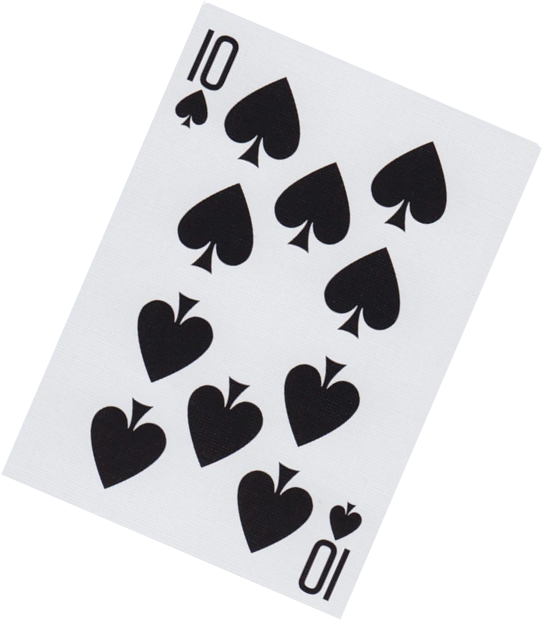
#> input picture Images/kart.png, 544 x 620 px
$ jupyter execute cv-2.ipynb
#> lines starting #> are read from the running program, lines starting #| are printed output that depends on the picture
[cell 1]
import cv2
import matplotlib.pyplot as plt
import numpy as np

### **Görüntü Oluşturma Ve Şekil Çizdirme**

[cell 2]
img = np.zeros((512,512,3), np.uint8) #Görüntü oluşturma

cv2.imshow("Image", img)

cv2.line(img, (0,0), (256,256), (0,255,0), 3) #Çizgi oluşturma
cv2.imshow("Line", img)
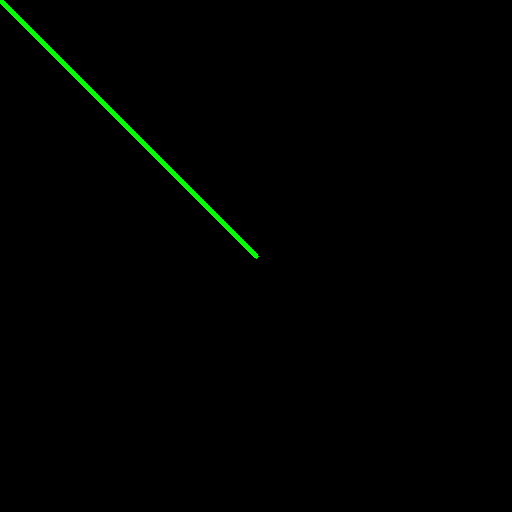
#> window 'Line': shape (512, 512, 3); mean B, G, R 0, 1.7, 0


cv2.rectangle(img, (0,0), (256,256),(0,0,255), cv2.FILLED) #Dörtgen oluşturma
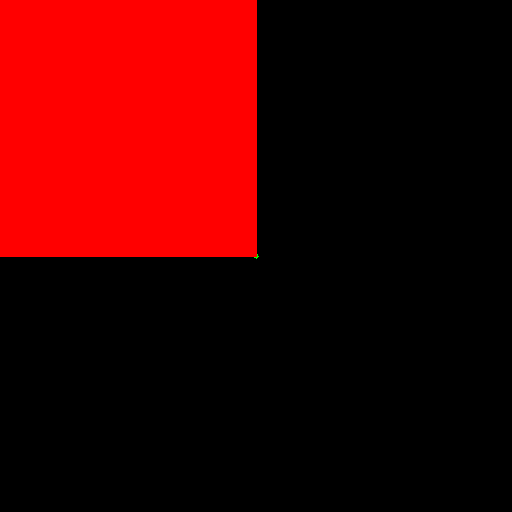
#> img: shape (512, 512, 3); mean of channels 0, 1, 2 0, 0, 64.2; drawn as B, G, R
cv2.imshow("Rectangle", img)


cv2.circle(img, (300,300), 45, (255,0,0), cv2.FILLED) #Daire oluşturma
cv2.imshow("Circle", img)


cv2.putText(img, "Put Text", (350,350), cv2.FONT_HERSHEY_COMPLEX, 1, (255,255,255)) #Metin oluşturma
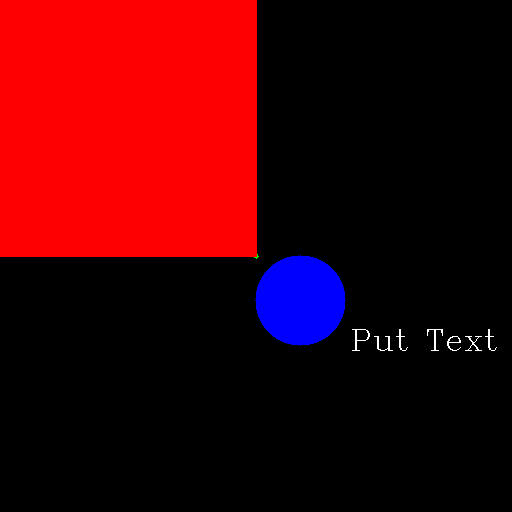
#> img: shape (512, 512, 3); mean of channels 0, 1, 2 6.7, 0.5, 64.7; drawn as B, G, R
cv2.imshow("Put Text", img)
cv2.waitKey(0)
cv2.destroyAllWindows()

### **Görseli Yatay Ve Dikey Birleştirme**

[cell 3]
#Görseli İçeri Aktarma
img = cv2.imread("Images/IMG_5055.jpg")
cv2.imshow("image",img)
cv2.waitKey(0)
cv2.destroyAllWindows()

#Yatay Birleştirme
hor = np.hstack((img, img))
cv2.imshow("hor", hor)
cv2.waitKey(0)
cv2.destroyAllWindows()

#Dikey Birleştirme
ver = np.vstack((img, img))
cv2.imshow("ver", ver)
cv2.waitKey(0)
cv2.destroyAllWindows()

### **Görsel Perspektif Düzeltme**

[cell 4]
img = cv2.imread("../Images/kart.png")
#> img is the input picture: shape (620, 544, 3); mean B, G, R 214.7, 212.3, 212.1

width = 400
height = 500

# Görüntüyü döndürmek için piksel alanlarını giriyoruz
pts1 = np.float32([[203,1],[1,472],[540,150],[338,617]])
pts2 = np.float32([[0,0],[0,height],[width,0],[width,height]])

# Transform methodu ile perspektif işlemi yapıyoruz
matrix = cv2.getPerspectiveTransform(pts1,pts2)

# Oluşan Görselimiz
imgOutput = cv2.warpPerspective(img, matrix, (width,height))
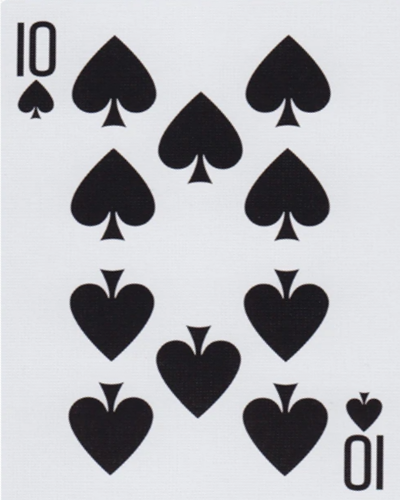
#> imgOutput: shape (500, 400, 3); mean B, G, R 182.9, 178.7, 178.3

cv2.imshow("Image", img)
cv2.imshow("Warp Image", imgOutput)

### **Görüntü Birleştirme**

[cell 5]
img1 = cv2.imread("../Images/img1.JPG")
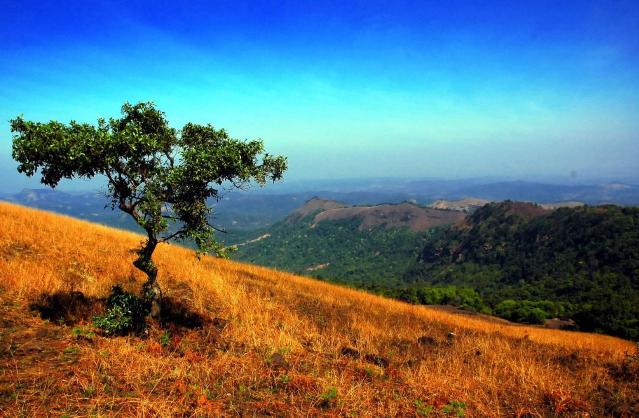
#> input picture Images/img1.JPG, 1278 x 836 px (shown at 1/2 size)
#> img1 is the input picture: shape (836, 1278, 3); mean B, G, R 118.6, 113.4, 96
img1= cv2.cvtColor(img1, cv2.COLOR_BGR2RGB)
img2 = cv2.imread("../Images/img2.JPG")
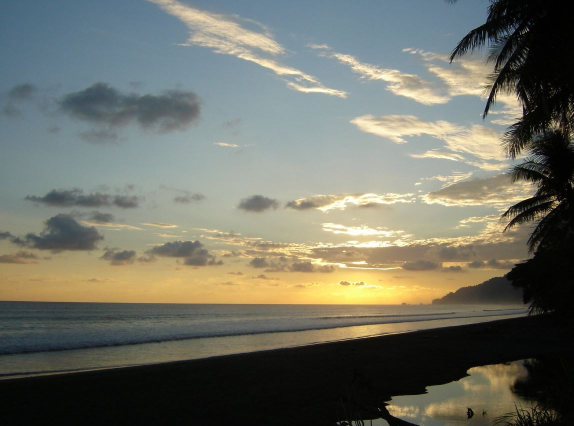
#> input picture Images/img2.JPG, 1147 x 852 px (shown at 1/2 size)
#> img2 is the input picture: shape (852, 1147, 3); mean B, G, R 102.2, 113.4, 112
img2 = cv2.cvtColor(img2, cv2.COLOR_BGR2RGB)

plt.figure()
plt.imshow(img1)

plt.figure()
plt.imshow(img2)

print(img1.shape)
#| (836, 1278, 3)
print(img2.shape)
#| (852, 1147, 3)

img1 = cv2.resize(img1,(600,600))
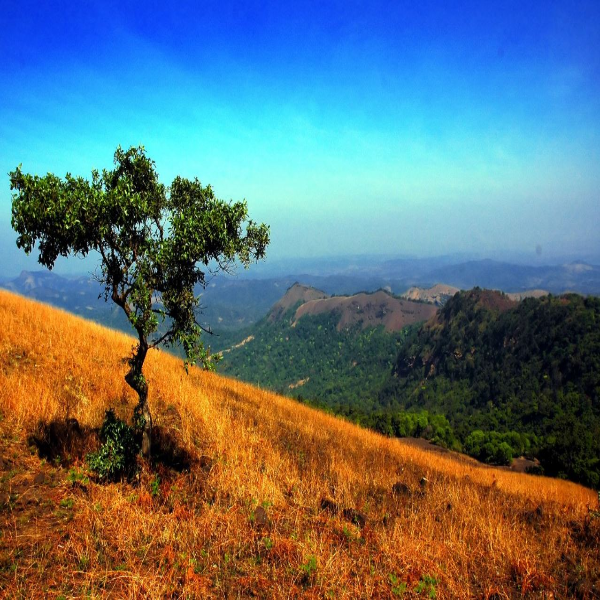
#> img1: shape (600, 600, 3); mean R, G, B 95.9, 113.3, 118.5
print(img1.shape)
#| (600, 600, 3)

img2 = cv2.resize(img2,(600,600))
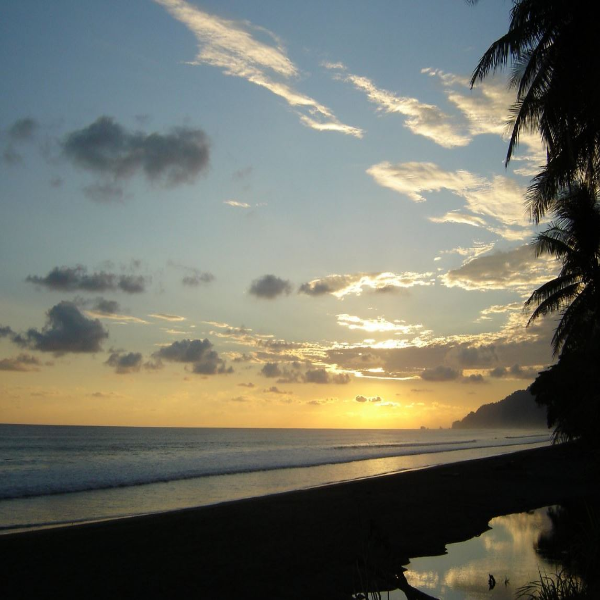
#> img2: shape (600, 600, 3); mean R, G, B 111.9, 113.3, 102.2
print(img1.shape)
#| (600, 600, 3)

plt.figure()
plt.imshow(img1)

plt.figure()
plt.imshow(img2)

blended = cv2.addWeighted(src1=img1, alpha = 0.3, src2=img2,beta=0.7, gamma = 0)
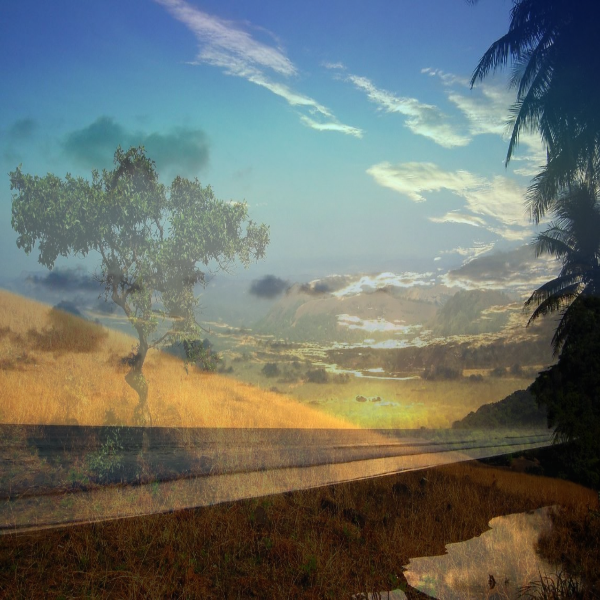
#> blended: shape (600, 600, 3); mean R, G, B 107.1, 113.3, 107
plt.figure()
plt.imshow(blended)
